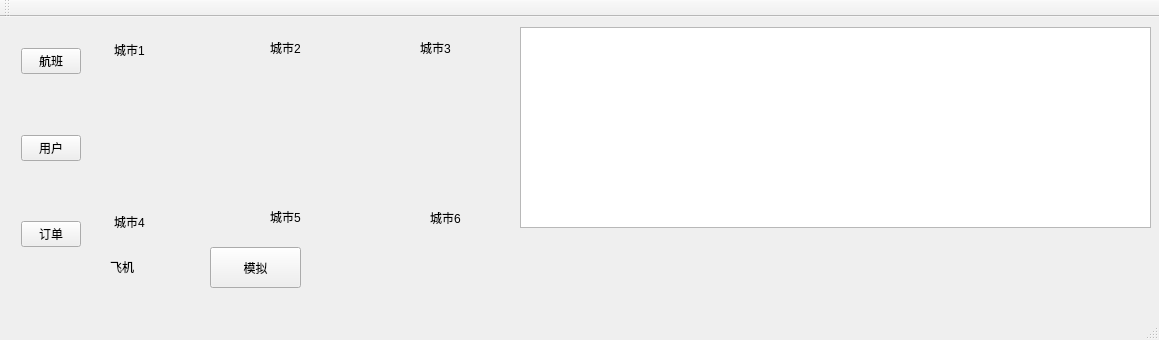
<?xml version="1.0" encoding="UTF-8"?>
<ui version="4.0">
 <class>MainWindow</class>
 <widget class="QMainWindow" name="MainWindow">
  <property name="geometry">
   <rect>
    <x>0</x>
    <y>0</y>
    <width>1159</width>
    <height>340</height>
   </rect>
  </property>
  <property name="windowTitle">
   <string>MainWindow</string>
  </property>
  <widget class="QWidget" name="centralWidget">
   <widget class="QPushButton" name="btn_m">
    <property name="geometry">
     <rect>
      <x>210</x>
      <y>230</y>
      <width>91</width>
      <height>41</height>
     </rect>
    </property>
    <property name="text">
     <string>模拟</string>
    </property>
   </widget>
   <widget class="QTableWidget" name="tw_show">
    <property name="geometry">
     <rect>
      <x>520</x>
      <y>10</y>
      <width>631</width>
      <height>201</height>
     </rect>
    </property>
   </widget>
   <widget class="QLabel" name="l_1">
    <property name="geometry">
     <rect>
      <x>114</x>
      <y>22</y>
      <width>51</width>
      <height>21</height>
     </rect>
    </property>
    <property name="text">
     <string>城市1</string>
    </property>
   </widget>
   <widget class="QLabel" name="l_2">
    <property name="geometry">
     <rect>
      <x>270</x>
      <y>20</y>
      <width>51</width>
      <height>21</height>
     </rect>
    </property>
    <property name="text">
     <string>城市2</string>
    </property>
   </widget>
   <widget class="QLabel" name="l_plane">
    <property name="geometry">
     <rect>
      <x>110</x>
      <y>240</y>
      <width>51</width>
      <height>20</height>
     </rect>
    </property>
    <property name="sizePolicy">
     <sizepolicy hsizetype="Expanding" vsizetype="Expanding">
      <horstretch>0</horstretch>
      <verstretch>0</verstretch>
     </sizepolicy>
    </property>
    <property name="text">
     <string>飞机</string>
    </property>
   </widget>
   <widget class="QWidget" name="layoutWidget">
    <property name="geometry">
     <rect>
      <x>10</x>
      <y>20</y>
      <width>82</width>
      <height>221</height>
     </rect>
    </property>
    <layout class="QVBoxLayout" name="verticalLayout">
     <item>
      <widget class="QPushButton" name="pushButton">
       <property name="text">
        <string>航班</string>
       </property>
      </widget>
     </item>
     <item>
      <spacer name="verticalSpacer">
       <property name="orientation">
        <enum>Qt::Vertical</enum>
       </property>
       <property name="sizeHint" stdset="0">
        <size>
         <width>20</width>
         <height>18</height>
        </size>
       </property>
      </spacer>
     </item>
     <item>
      <widget class="QPushButton" name="btn_user">
       <property name="text">
        <string>用户</string>
       </property>
      </widget>
     </item>
     <item>
      <spacer name="verticalSpacer_2">
       <property name="orientation">
        <enum>Qt::Vertical</enum>
       </property>
       <property name="sizeHint" stdset="0">
        <size>
         <width>20</width>
         <height>18</height>
        </size>
       </property>
      </spacer>
     </item>
     <item>
      <widget class="QPushButton" name="btn_ticket">
       <property name="text">
        <string>订单</string>
       </property>
      </widget>
     </item>
    </layout>
   </widget>
   <widget class="QLabel" name="l_3">
    <property name="geometry">
     <rect>
      <x>420</x>
      <y>20</y>
      <width>51</width>
      <height>21</height>
     </rect>
    </property>
    <property name="text">
     <string>城市3</string>
    </property>
   </widget>
   <widget class="QLabel" name="l_4">
    <property name="geometry">
     <rect>
      <x>114</x>
      <y>194</y>
      <width>51</width>
      <height>21</height>
     </rect>
    </property>
    <property name="text">
     <string>城市4</string>
    </property>
   </widget>
   <widget class="QLabel" name="l_5">
    <property name="geometry">
     <rect>
      <x>270</x>
      <y>190</y>
      <width>51</width>
      <height>20</height>
     </rect>
    </property>
    <property name="text">
     <string>城市5</string>
    </property>
   </widget>
   <widget class="QLabel" name="l_6">
    <property name="geometry">
     <rect>
      <x>430</x>
      <y>190</y>
      <width>61</width>
      <height>21</height>
     </rect>
    </property>
    <property name="text">
     <string>城市6</string>
    </property>
   </widget>
   <widget class="QWidget" name="">
    <property name="geometry">
     <rect>
      <x>20</x>
      <y>260</y>
      <width>121</width>
      <height>21</height>
     </rect>
    </property>
    <layout class="QHBoxLayout" name="horizontalLayout">
     <item>
      <widget class="QLabel" name="label">
       <property name="text">
        <string>航班号：</string>
       </property>
      </widget>
     </item>
     <item>
      <widget class="QLabel" name="l_pn">
       <property name="text">
        <string> </string>
       </property>
      </widget>
     </item>
    </layout>
   </widget>
   <zorder>layoutWidget</zorder>
   <zorder>btn_m</zorder>
   <zorder>tw_show</zorder>
   <zorder>l_1</zorder>
   <zorder>l_2</zorder>
   <zorder>l_3</zorder>
   <zorder>l_4</zorder>
   <zorder>l_5</zorder>
   <zorder>l_6</zorder>
   <zorder>l_plane</zorder>
   <zorder>label</zorder>
   <zorder>l_pn</zorder>
  </widget>
  <widget class="QMenuBar" name="menuBar">
   <property name="geometry">
    <rect>
     <x>0</x>
     <y>0</y>
     <width>1159</width>
     <height>17</height>
    </rect>
   </property>
  </widget>
  <widget class="QToolBar" name="mainToolBar">
   <attribute name="toolBarArea">
    <enum>TopToolBarArea</enum>
   </attribute>
   <attribute name="toolBarBreak">
    <bool>false</bool>
   </attribute>
  </widget>
  <widget class="QStatusBar" name="statusBar"/>
 </widget>
 <layoutdefault spacing="6" margin="11"/>
 <resources/>
 <connections/>
</ui>
